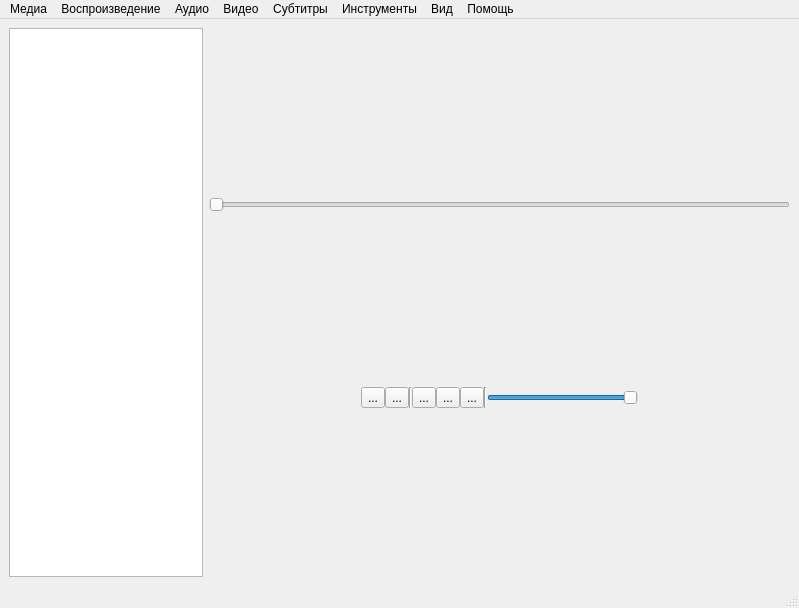
<?xml version="1.0" encoding="UTF-8"?>
<ui version="4.0">
 <class>MainWindow</class>
 <widget class="QMainWindow" name="MainWindow">
  <property name="geometry">
   <rect>
    <x>0</x>
    <y>0</y>
    <width>799</width>
    <height>608</height>
   </rect>
  </property>
  <property name="windowTitle">
   <string>MainWindow</string>
  </property>
  <widget class="QWidget" name="centralwidget">
   <layout class="QHBoxLayout" name="horizontalLayout">
    <item>
     <layout class="QHBoxLayout" name="horizontalLayout_2" stretch="1,3">
      <item>
       <widget class="QListWidget" name="list_widget">
        <property name="sizePolicy">
         <sizepolicy hsizetype="Maximum" vsizetype="Minimum">
          <horstretch>0</horstretch>
          <verstretch>0</verstretch>
         </sizepolicy>
        </property>
        <property name="isWrapping" stdset="0">
         <bool>true</bool>
        </property>
       </widget>
      </item>
      <item>
       <layout class="QVBoxLayout" name="verticalLayout" stretch="3,0,0">
        <item>
         <layout class="QVBoxLayout" name="content_layout"/>
        </item>
        <item>
         <layout class="QHBoxLayout" name="horizontalLayout_4" stretch="1">
          <item>
           <widget class="QSlider" name="position_slider">
            <property name="maximum">
             <number>100</number>
            </property>
            <property name="tracking">
             <bool>true</bool>
            </property>
            <property name="orientation">
             <enum>Qt::Horizontal</enum>
            </property>
            <property name="invertedAppearance">
             <bool>false</bool>
            </property>
            <property name="invertedControls">
             <bool>false</bool>
            </property>
            <property name="tickPosition">
             <enum>QSlider::NoTicks</enum>
            </property>
           </widget>
          </item>
         </layout>
        </item>
        <item>
         <layout class="QHBoxLayout" name="buttons_layout" stretch="0,0,0,0,0,0,0,0,0,0">
          <property name="spacing">
           <number>0</number>
          </property>
          <property name="sizeConstraint">
           <enum>QLayout::SetDefaultConstraint</enum>
          </property>
          <item>
           <spacer name="horizontalSpacer">
            <property name="orientation">
             <enum>Qt::Horizontal</enum>
            </property>
            <property name="sizeHint" stdset="0">
             <size>
              <width>40</width>
              <height>20</height>
             </size>
            </property>
           </spacer>
          </item>
          <item>
           <widget class="QToolButton" name="shuffle_btn">
            <property name="text">
             <string>...</string>
            </property>
            <property name="icon">
             <iconset resource="resources/resources.qrc">
              <normaloff>:/playlist-shuffle</normaloff>:/playlist-shuffle</iconset>
            </property>
           </widget>
          </item>
          <item>
           <widget class="QToolButton" name="repeat_btn">
            <property name="text">
             <string>...</string>
            </property>
            <property name="icon">
             <iconset resource="resources/resources.qrc">
              <normaloff>:/playlist-repeat</normaloff>:/playlist-repeat</iconset>
            </property>
           </widget>
          </item>
          <item>
           <widget class="Line" name="line">
            <property name="orientation">
             <enum>Qt::Vertical</enum>
            </property>
           </widget>
          </item>
          <item>
           <widget class="QToolButton" name="stop_btn">
            <property name="text">
             <string>...</string>
            </property>
            <property name="icon">
             <iconset resource="resources/resources.qrc">
              <normaloff>:/playback-stop</normaloff>:/playback-stop</iconset>
            </property>
           </widget>
          </item>
          <item>
           <widget class="QToolButton" name="skip_backward_btn">
            <property name="text">
             <string>...</string>
            </property>
            <property name="icon">
             <iconset resource="resources/resources.qrc">
              <normaloff>:/skip-backward</normaloff>:/skip-backward</iconset>
            </property>
            <property name="toolButtonStyle">
             <enum>Qt::ToolButtonIconOnly</enum>
            </property>
           </widget>
          </item>
          <item>
           <widget class="QToolButton" name="skip_forward_btn">
            <property name="text">
             <string>...</string>
            </property>
            <property name="icon">
             <iconset resource="resources/resources.qrc">
              <normaloff>:/skip-forward</normaloff>:/skip-forward</iconset>
            </property>
           </widget>
          </item>
          <item>
           <widget class="Line" name="line_2">
            <property name="orientation">
             <enum>Qt::Vertical</enum>
            </property>
           </widget>
          </item>
          <item>
           <widget class="QSlider" name="volume_slider">
            <property name="maximum">
             <number>100</number>
            </property>
            <property name="value">
             <number>100</number>
            </property>
            <property name="orientation">
             <enum>Qt::Horizontal</enum>
            </property>
           </widget>
          </item>
          <item>
           <spacer name="horizontalSpacer_2">
            <property name="orientation">
             <enum>Qt::Horizontal</enum>
            </property>
            <property name="sizeHint" stdset="0">
             <size>
              <width>40</width>
              <height>20</height>
             </size>
            </property>
           </spacer>
          </item>
         </layout>
        </item>
       </layout>
      </item>
     </layout>
    </item>
   </layout>
  </widget>
  <widget class="QMenuBar" name="menubar">
   <property name="geometry">
    <rect>
     <x>0</x>
     <y>0</y>
     <width>799</width>
     <height>21</height>
    </rect>
   </property>
   <widget class="QMenu" name="menu">
    <property name="title">
     <string>Медиа</string>
    </property>
    <widget class="QMenu" name="menu_10">
     <property name="title">
      <string>Открыть из последнего</string>
     </property>
     <addaction name="separator"/>
     <addaction name="action_2"/>
    </widget>
    <addaction name="open_file_action"/>
    <addaction name="open_files_action"/>
    <addaction name="open_directory_action"/>
    <addaction name="menu_10"/>
    <addaction name="separator"/>
    <addaction name="action_58"/>
    <addaction name="action_59"/>
    <addaction name="separator"/>
    <addaction name="action_61"/>
    <addaction name="action_62"/>
   </widget>
   <widget class="QMenu" name="menu_8">
    <property name="title">
     <string>Воспроизведение</string>
    </property>
    <widget class="QMenu" name="menu_11">
     <property name="title">
      <string>Скорость</string>
     </property>
     <addaction name="faster_action"/>
     <addaction name="bit_faster_action"/>
     <addaction name="normal_speed_action"/>
     <addaction name="bit_slower_action"/>
     <addaction name="slower_action"/>
    </widget>
    <addaction name="menu_11"/>
    <addaction name="separator"/>
    <addaction name="forward_time_action"/>
    <addaction name="backward_time_action"/>
    <addaction name="to_time_action"/>
    <addaction name="separator"/>
    <addaction name="pause_action"/>
    <addaction name="stop_action"/>
    <addaction name="previous_action"/>
    <addaction name="next_action"/>
   </widget>
   <widget class="QMenu" name="menu_2">
    <property name="title">
     <string>Аудио</string>
    </property>
    <addaction name="action_36"/>
    <addaction name="action_37"/>
    <addaction name="action_38"/>
    <addaction name="separator"/>
    <addaction name="increase_volume_action"/>
    <addaction name="decrease_volume_action"/>
    <addaction name="mute_action"/>
   </widget>
   <widget class="QMenu" name="menu_3">
    <property name="title">
     <string>Видео</string>
    </property>
    <addaction name="fullscreen_action"/>
    <addaction name="action_31"/>
    <addaction name="separator"/>
    <addaction name="action_33"/>
    <addaction name="action_34"/>
    <addaction name="action_35"/>
   </widget>
   <widget class="QMenu" name="menu_4">
    <property name="title">
     <string>Субтитры</string>
    </property>
    <addaction name="action_29"/>
   </widget>
   <widget class="QMenu" name="menu_5">
    <property name="title">
     <string>Инструменты</string>
    </property>
    <addaction name="action_26"/>
    <addaction name="action_27"/>
    <addaction name="action_28"/>
   </widget>
   <widget class="QMenu" name="menu_6">
    <property name="title">
     <string>Вид</string>
    </property>
    <widget class="QMenu" name="menu_9">
     <property name="title">
      <string>Добавить интерфейс</string>
     </property>
     <addaction name="action_25"/>
    </widget>
    <addaction name="action_6"/>
    <addaction name="separator"/>
    <addaction name="action_15"/>
    <addaction name="separator"/>
    <addaction name="action_21"/>
    <addaction name="action_22"/>
    <addaction name="separator"/>
    <addaction name="menu_9"/>
   </widget>
   <widget class="QMenu" name="menu_7">
    <property name="title">
     <string>Помощь</string>
    </property>
    <addaction name="about_qt"/>
    <addaction name="separator"/>
    <addaction name="about_app"/>
   </widget>
   <addaction name="menu"/>
   <addaction name="menu_8"/>
   <addaction name="menu_2"/>
   <addaction name="menu_3"/>
   <addaction name="menu_4"/>
   <addaction name="menu_5"/>
   <addaction name="menu_6"/>
   <addaction name="menu_7"/>
  </widget>
  <widget class="QStatusBar" name="statusbar"/>
  <action name="open_file_action">
   <property name="text">
    <string>Открыть файл</string>
   </property>
   <property name="shortcut">
    <string>Ctrl+O</string>
   </property>
  </action>
  <action name="about_qt">
   <property name="text">
    <string>О Qt</string>
   </property>
  </action>
  <action name="about_app">
   <property name="text">
    <string>О программе</string>
   </property>
   <property name="shortcut">
    <string>Shift+F1</string>
   </property>
  </action>
  <action name="action_6">
   <property name="text">
    <string>Плейлист</string>
   </property>
  </action>
  <action name="action_15">
   <property name="text">
    <string>Поверх всех окон</string>
   </property>
  </action>
  <action name="action_21">
   <property name="text">
    <string>Мини-интерфейс</string>
   </property>
  </action>
  <action name="action_22">
   <property name="text">
    <string>Полноэкранный режим</string>
   </property>
  </action>
  <action name="action_25">
   <property name="text">
    <string>Веб-интерфейс</string>
   </property>
  </action>
  <action name="action_26">
   <property name="text">
    <string>Информация о медиафайле</string>
   </property>
  </action>
  <action name="action_27">
   <property name="text">
    <string>Информация о кодеке</string>
   </property>
  </action>
  <action name="action_28">
   <property name="text">
    <string>Сообщения</string>
   </property>
  </action>
  <action name="action_29">
   <property name="text">
    <string>Добавить файл субтитров</string>
   </property>
  </action>
  <action name="fullscreen_action">
   <property name="text">
    <string>Во весь экран</string>
   </property>
  </action>
  <action name="action_31">
   <property name="text">
    <string>Подгонять под окно</string>
   </property>
  </action>
  <action name="action_33">
   <property name="text">
    <string>Масштаб</string>
   </property>
  </action>
  <action name="action_34">
   <property name="text">
    <string>Соотношение сторон</string>
   </property>
  </action>
  <action name="action_35">
   <property name="text">
    <string>Кадрирование</string>
   </property>
  </action>
  <action name="action_36">
   <property name="text">
    <string>Аудиодорожка</string>
   </property>
  </action>
  <action name="action_37">
   <property name="text">
    <string>Аудиоустройство</string>
   </property>
  </action>
  <action name="action_38">
   <property name="text">
    <string>Режим стерео</string>
   </property>
  </action>
  <action name="increase_volume_action">
   <property name="text">
    <string>Увеличить громкость</string>
   </property>
  </action>
  <action name="decrease_volume_action">
   <property name="text">
    <string>Уменьшить громкость</string>
   </property>
  </action>
  <action name="mute_action">
   <property name="text">
    <string>Выключить звук</string>
   </property>
  </action>
  <action name="forward_time_action">
   <property name="text">
    <string>Скачок вперед</string>
   </property>
  </action>
  <action name="backward_time_action">
   <property name="text">
    <string>Скачок назад</string>
   </property>
  </action>
  <action name="to_time_action">
   <property name="text">
    <string>Переход к указанному времени</string>
   </property>
   <property name="shortcut">
    <string>Ctrl+T</string>
   </property>
  </action>
  <action name="pause_action">
   <property name="text">
    <string>Пауза</string>
   </property>
  </action>
  <action name="stop_action">
   <property name="text">
    <string>Стоп</string>
   </property>
  </action>
  <action name="previous_action">
   <property name="text">
    <string>Предыдущий</string>
   </property>
  </action>
  <action name="next_action">
   <property name="text">
    <string>Следующий</string>
   </property>
  </action>
  <action name="action_52">
   <property name="text">
    <string>Запись</string>
   </property>
  </action>
  <action name="open_files_action">
   <property name="text">
    <string>Открыть файлы</string>
   </property>
   <property name="shortcut">
    <string>Ctrl+Shift+O</string>
   </property>
  </action>
  <action name="open_directory_action">
   <property name="text">
    <string>Открыть папку</string>
   </property>
   <property name="toolTip">
    <string>Открыть папку</string>
   </property>
   <property name="shortcut">
    <string>Ctrl+F</string>
   </property>
  </action>
  <action name="action_58">
   <property name="text">
    <string>Сохранить плейлист как</string>
   </property>
   <property name="shortcut">
    <string>Ctrl+Y</string>
   </property>
  </action>
  <action name="action_59">
   <property name="text">
    <string>Конвертировать/сохранить</string>
   </property>
   <property name="shortcut">
    <string>Ctrl+R</string>
   </property>
  </action>
  <action name="action_61">
   <property name="text">
    <string>Выход по окончании плейлиста</string>
   </property>
  </action>
  <action name="action_62">
   <property name="text">
    <string>Выход</string>
   </property>
   <property name="shortcut">
    <string>Ctrl+Q</string>
   </property>
  </action>
  <action name="action_2">
   <property name="text">
    <string>Очистить</string>
   </property>
  </action>
  <action name="faster_action">
   <property name="text">
    <string>Быстрее</string>
   </property>
  </action>
  <action name="bit_faster_action">
   <property name="text">
    <string>Немного быстрее</string>
   </property>
  </action>
  <action name="normal_speed_action">
   <property name="text">
    <string>Нормальная скорость</string>
   </property>
  </action>
  <action name="bit_slower_action">
   <property name="text">
    <string>Немного медленнее</string>
   </property>
  </action>
  <action name="slower_action">
   <property name="text">
    <string>Медленнее</string>
   </property>
  </action>
 </widget>
 <resources>
  <include location="resources/resources.qrc"/>
 </resources>
 <connections/>
</ui>
